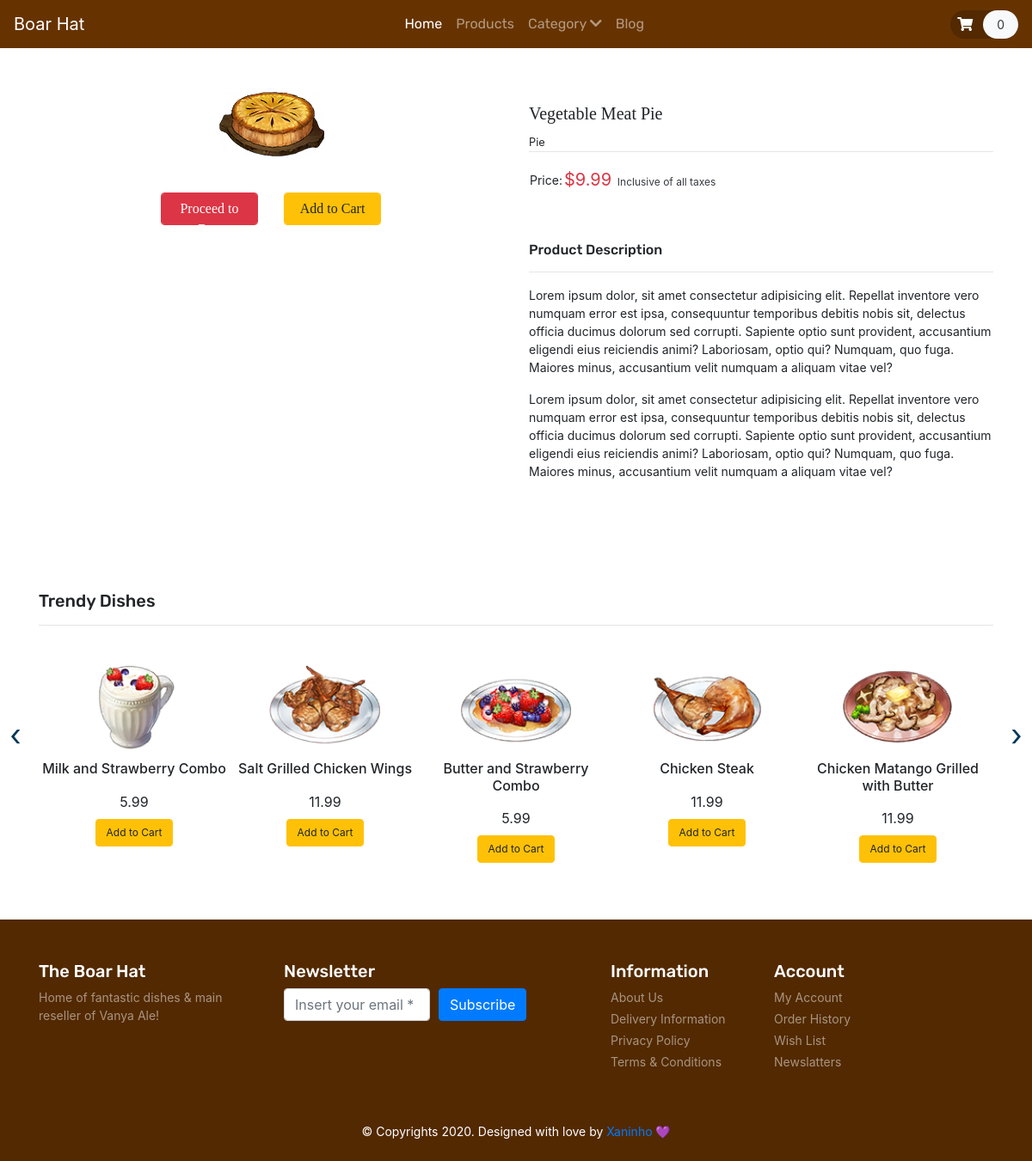
Page /product.php?item_id=2 on the committed database.
### tables this page shows
CREATE TABLE `dish` (
  `item_id` int(11) NOT NULL,
  `category_id` varchar(200) NOT NULL,
  `item_name` varchar(255) NOT NULL,
  `item_price` double(10,2) NOT NULL,
  `item_image` varchar(255) NOT NULL,
  `item_register` datetime DEFAULT NULL
);

CREATE TABLE `category` (
  `category_id` int(11) NOT NULL,
  `category_name` varchar(100) NOT NULL
);

### database/classes/DBController.php (called while the page is built, shortened)
<?php
class DBController
{
    protected $host = 'localhost';
    protected $user = 'root';
    protected $password = '';
    protected $database = "boar_hat";
    public function __construct()
    {
        $this->con = mysqli_connect($this->host, $this->user, $this->password, $this->database);
    }
}

### database/functions.php (called while the page is built, shortened)
<?php
require ('./database/classes/DBController.php');
require ('./database/classes/Product.php');
$db = new DBController();
$product = new Product($db);
$product_suffle = $product->getData();
$Cart = new Cart($db);

### database/classes/Product.php (called while the page is built, shortened)
<?php
class Product
{
    public $db = null;
    public function __construct(DBController $db)
    {
        $this->db = $db;
    }
    public function getData($table = 'dish'){
        $result = $this->db->con->query("SELECT * FROM {$table}");
        $resultArray = array();
        while ($item = mysqli_fetch_array($result, MYSQLI_ASSOC)){
            $resultArray[] = $item;
        }
        return $resultArray;
    }
    public function getCategoryById($category_id = null){
        if (isset($category_id)){
            $result = $this->db->con->query("SELECT category_name FROM category WHERE category_id = {$category_id}");
        }
        $categoryName = mysqli_fetch_assoc($result);
        return $categoryName['category_name'];
    }
}

### components/_top-sale.php (the view, shortened to what this page needs)
<?php
 $product_suffle = $product->getData();
 shuffle($product_suffle);
 ?>
<section id="top-sale">
  <div class="container py-5">
    <h4 class="font-rubik font-size-20">Trendy Dishes</h4>
    <hr>
    <div class="owl-carousel owl-theme">
      <?php foreach ($product_suffle as $item) { ?>
        <div class="item py-2">
          <div class="product font-rale">
            <a href="<?php printf('%s?item_id=%s', 'product.php', $item['item_id']) ?>"><img src="<?php echo $item['item_image']; ?>" alt="product1" class="img-fluid mx-auto" style="width: 60%;"></a>
            <div class="text-center">
              <h6><?php echo $item['item_name']; ?></h6>
              <div class="price py-2">
                <span><?php echo $item['item_price']; ?></span>
              </div>
              <form method="post">
                <?php
                 if (in_array($item['item_id'], $Cart->getCartId($product->getData('cart')) ?? [] )) {
                   echo '<button type="submit" disabled class="btn btn-success font-size-12">In the Cart</button>';
                 } else {
                   echo '<button type="submit" name="top_sale_submit" class="btn btn-warning font-size-12">Add to Cart</button>';
                 }
                 ?>
              </form>
            </div>
          </div>
        </div>
      <?php } ?>
    </div>
  </div>
</section>

### components/_product-info.php (shortened to what this page needs)
<?php
    $item_id = $_GET['item_id'];
    foreach($product->getData() as $item) :
        if ($item['item_id'] == $item_id) :
?>
<section id="product" class="py-3">
<div class="container">
    <div class="row">
        <div class="col-sm-6 text-center">
            <img src="<?php echo $item['item_image']; ?>" alt="product" class="img-fluid">
            <div class="form-row pt-4 font-size-16 font-baloo d-flex justify-content-center">
                <form method="post" class="btn-group ">
                    <div class="col">
                        <button type="submit" class="btn btn-danger form-control">Proceed to Buy</button>
                    </div>
                    <div class="col">
                    <?php
                    if (in_array($item['item_id'], $Cart->getCartId($product->getData('cart')) ?? [] )) {
                        echo '<button type="submit" disabled class="btn btn-success font-size-16 form-control">In the Cart</button>';
                    } else {
                        echo '<button type="submit" name="product_submit" class="btn btn-warning font-size-16 form-control">Add to Cart</button>';
                    }
                    ?>
                    </div>
                </form>
            </div>
        </div>
        <div class="col-sm-6 py-5">
            <h5 class="font-baloo font-size-20"><?php echo $item['item_name']; ?></h5>
            <small><?php echo $product->getCategoryById($item['category_id']); ?></small>
            <hr class="m-0">
            <table class="my-3">
                <tr class="font-rale font-size-14">
                    <td>Price:</td>
                    <td class="font-size-20 text-danger">$<span><?php echo $item['item_price']?></span><small
                            class="text-dark font-size-12">&nbsp;&nbsp;Inclusive of all taxes</small></td>
                </tr>
            </table>
            <br>
            <div class="size my-3">
            <h6 class="font-rubik">Product Description</h6>
            <hr>
            <p class="font-rale font-size-14">Lorem ipsum dolor, sit amet consectetur adipisicing elit.
                Repellat inventore vero numquam error est ipsa, consequuntur temporibus debitis nobis sit,
                delectus officia ducimus dolorum sed corrupti. Sapiente optio sunt provident, accusantium
                eligendi eius reiciendis animi? Laboriosam, optio qui? Numquam, quo fuga. Maiores minus,
                accusantium velit numquam a aliquam vitae vel?</p>
            <p class="font-rale font-size-14">Lorem ipsum dolor, sit amet consectetur adipisicing elit.
                Repellat inventore vero numquam error est ipsa, consequuntur temporibus debitis nobis sit,
                delectus officia ducimus dolorum sed corrupti. Sapiente optio sunt provident, accusantium
                eligendi eius reiciendis animi? Laboriosam, optio qui? Numquam, quo fuga. Maiores minus,
                accusantium velit numquam a aliquam vitae vel?</p>
            </div>
        </div>
    </div>
</div>
</section>
<?php
    endif;
    endforeach;
?>

### assets/css/style.css (style rules this page uses)
:root { --font-ubuntu: 'Ubuntu', monospace; --color-border: #e5e5e5; }
button, button:focus { outline: none !important; box-shadow: none !important; }
.font-baloo { font-family: "Baloo Thammudu 2", cursive; }
.font-rubik { font-family: "Rubik", cursive; }
.font-size-12 { font-size: 12px; }
.font-size-14 { font-size: 14px; }
.font-size-16 { font-size: 16px; }
.font-size-20 { font-size: 20px; }
#top-sale .owl-carousel .item .product a { overflow: hidden; }
#top-sale .owl-carousel .item .product img { transition: transform 0.5s ease; }

### rows in the picture
dish: item_image (picture), item_name "Vegetable Meat Pie", category.category_name "Pie", item_price "9.99"
dish: item_image (picture), item_name "Milk and Strawberry Combo", item_price "5.99"
dish: item_image (picture), item_name "Salt Grilled Chicken Wings", item_price "11.99"
dish: item_image (picture), item_name "Butter and Strawberry Combo", item_price "5.99"
dish: item_image (picture), item_name "Chicken Steak", item_price "11.99"
dish: item_image (picture), item_name "Chicken Matango Grilled with Butter", item_price "11.99"

### other values in the picture
count($product->getData('cart')) "0"
